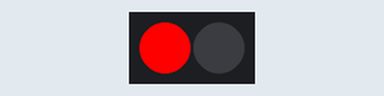
Recording of a sketch running on a simulated Arduino Uno, built with avr-gcc and run on an emulated ATmega328P. Shown: 2 RGB LEDs in strip order, left to right.

Above: at 0.5 s.
At 3.5 s:
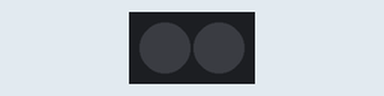
Timing chart, 0 to 4.6 s (numbered marks = the images above):
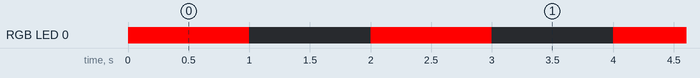

Measured:
- by itself, RGB LED 0: alternates RGB(255, 0, 0) for 1.0 s and off for 1.0 s

The sketch:

_01_ColorLED_01_blink.ino
```cpp
#include <Adafruit_NeoPixel.h>  //调用LED彩灯的库文件

Adafruit_NeoPixel ColorLED = Adafruit_NeoPixel(2, 6, NEO_GRB + NEO_KHZ800);
//定义彩灯引脚以及数量

void setup() {
  ColorLED.begin();  //设置彩灯初始状态
}

void loop() {
  ColorLED.setPixelColor(0, ColorLED.Color(255, 0, 0));  //设置彩灯颜色为红色
  ColorLED.show();  //显示彩灯效果
  delay(1000);  //保持1秒(1000毫秒)

  ColorLED.setPixelColor(0, ColorLED.Color(0, 0, 0));  //设置彩灯颜色为红色
  ColorLED.show();  //显示彩灯效果
  delay(1000);  //保持1秒(1000毫秒)
}
```
